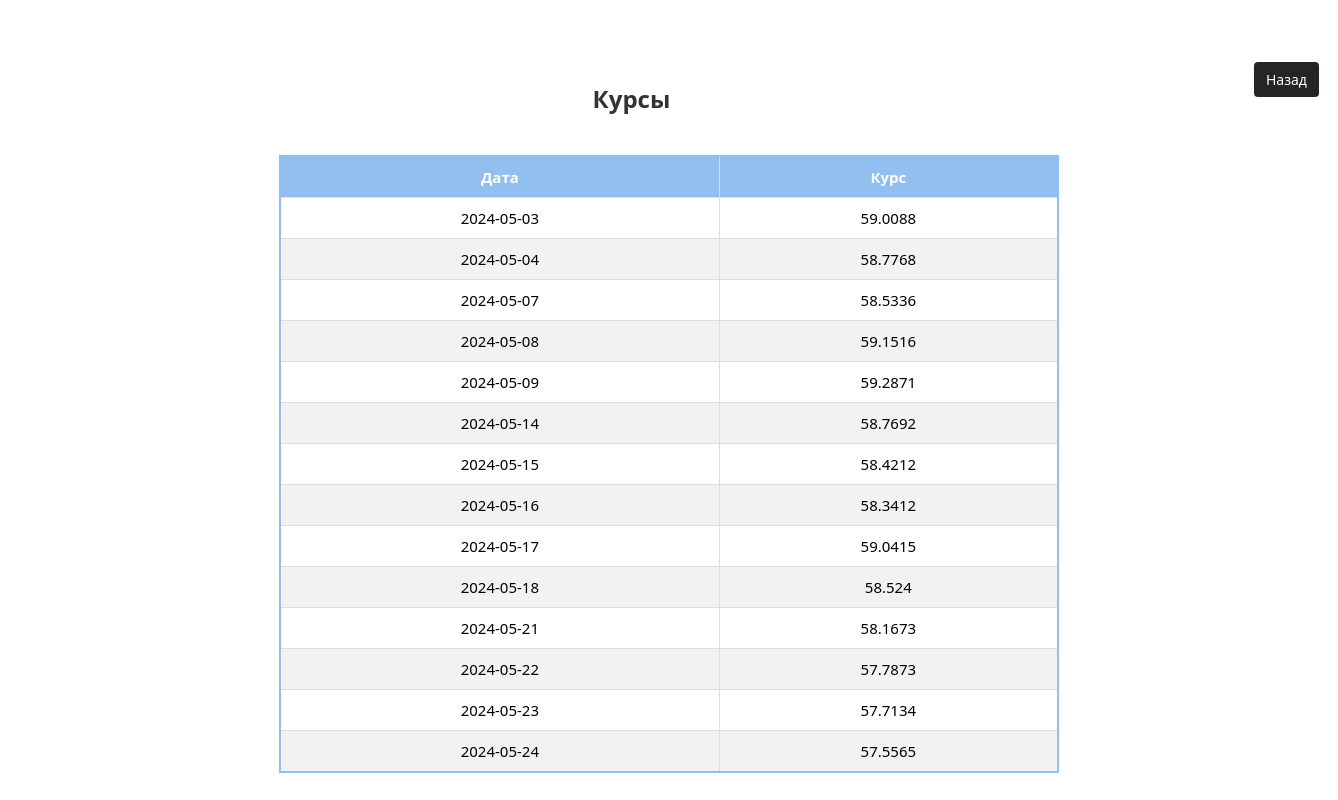
The page /currency_rates/yen on the database its author committed.
### currency_app/models.py (models this page shows, shortened)
class CurrencyRate(models.Model):
    currency = models.CharField(max_length=200)
    date = models.CharField(max_length=200)
    rate = models.CharField(max_length=200)

### currency_app/views.py (the view)
# urls.py: path('currency_rates/<str:currency>', views.currency_rates, name="currency_rates"),
def currency_rates(request, currency):
    rates = CurrencyRate.objects.filter(currency=currency).all()
    return render(request, 'currency_app/currency_rates_page.html', {'currency': currency, 'rates': rates})

### currency_app/templates/currency_app/currency_rates_page.html (shortened to what this page needs)
{% extends 'currency_app/base.html' %}
{% block content %}
<br><br>
<a href="{% url 'currencys_page' %}" id="panel-buttons" class="button" style="float: inline-end;">Назад</a>
<h1 id="table-heading">Курсы </h1>
    <div class="currency-table-block" >
        <table class="currency-table">
            <thead>
                <tr>
                    <th class="table-header">Дата</th>
                    <th class="table-header">Курс</th>
                </tr>
            </thead>
            <tbody>
                {% for rate in rates %}
                <tr>
                    <td>{{ rate.date }}</td>
                    <td>{{ rate.rate }}</td>
                </tr>
                {% endfor %}
            </tbody>
        </table>
    </div>
{% endblock %}

### currency_app/static/currency_app/style.css (style rules this page uses)
* { box-sizing: border-box; font-family: 'Segoe UI', Tahoma, Geneva, Verdana, sans-serif; }
#panel-buttons { background-color: rgb(38, 36, 36) }
.button { padding: 8px 12px; margin-left: 10px; font-size: 14px; color: #fff; background-color: #25ba54; border: none; border-radius: 4px; text-decoration: none; transition: background-color 0.3s ease; }
.currency-table-block { display: flex; align-items: center; justify-content: center; }
#table-heading { text-align: center; margin-top: 20px; color: #333; }
.currency-table { width: 60%; border-collapse: collapse; margin-top: 20px; border: 2px solid #92bfef; font-size: 15px; }
.table-header { padding: 10px; text-align: center; background-color: #92bfef; color: #fff; border: 1px solid #ddd; }
.currency-table tbody tr:nth-child(even) { background-color: #f2f2f2; }
.currency-table td { padding: 10px; text-align: center; border: 1px solid #ddd; }

### rows shown on the page
CurrencyRate: date "2024-05-03", rate "59.0088"
CurrencyRate: date "2024-05-04", rate "58.7768"
CurrencyRate: date "2024-05-07", rate "58.5336"
CurrencyRate: date "2024-05-08", rate "59.1516"
CurrencyRate: date "2024-05-09", rate "59.2871"
CurrencyRate: date "2024-05-14", rate "58.7692"
CurrencyRate: date "2024-05-15", rate "58.4212"
CurrencyRate: date "2024-05-16", rate "58.3412"
CurrencyRate: date "2024-05-17", rate "59.0415"
CurrencyRate: date "2024-05-18", rate "58.524"
CurrencyRate: date "2024-05-21", rate "58.1673"
CurrencyRate: date "2024-05-22", rate "57.7873"
CurrencyRate: date "2024-05-23", rate "57.7134"
CurrencyRate: date "2024-05-24", rate "57.5565"
